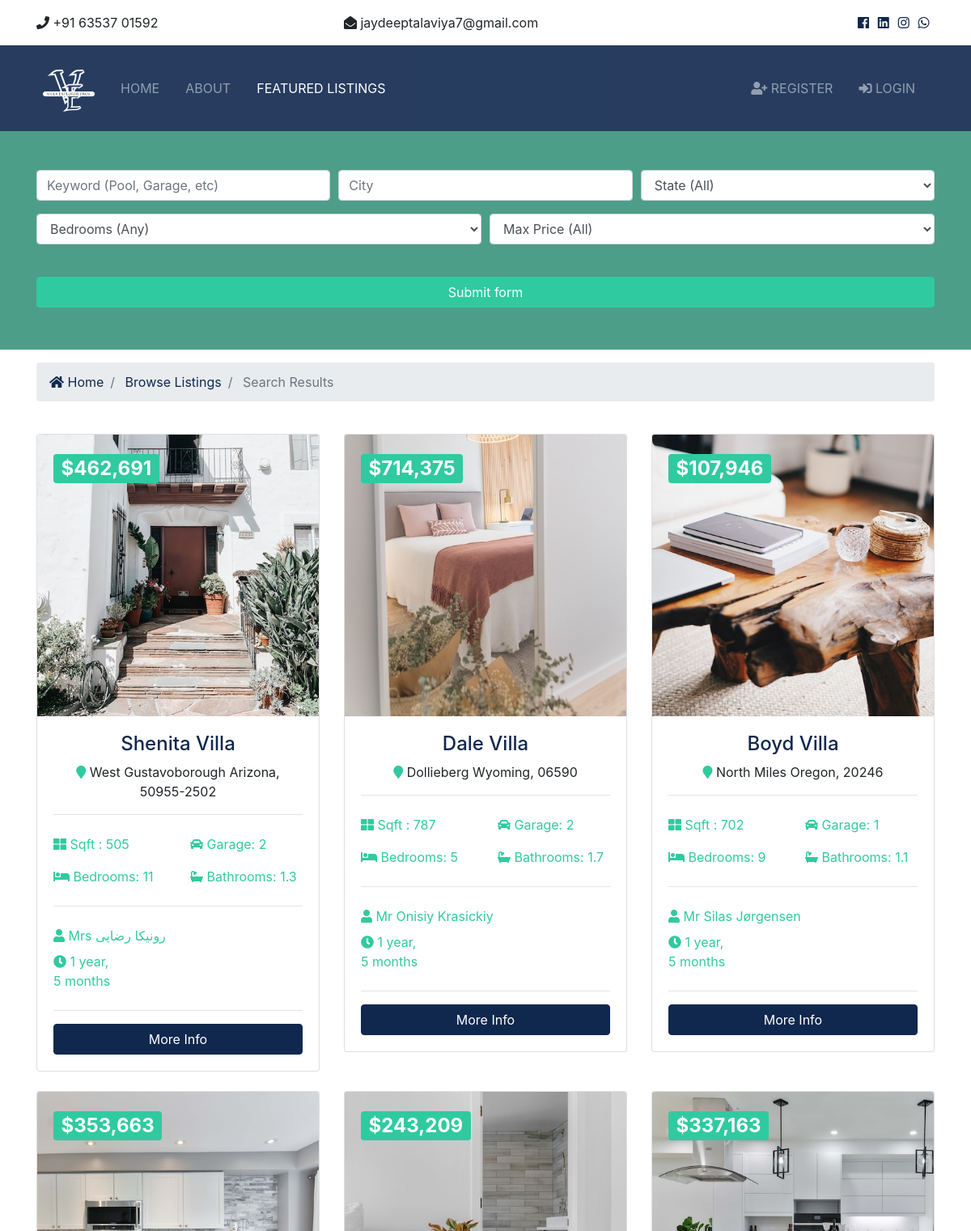
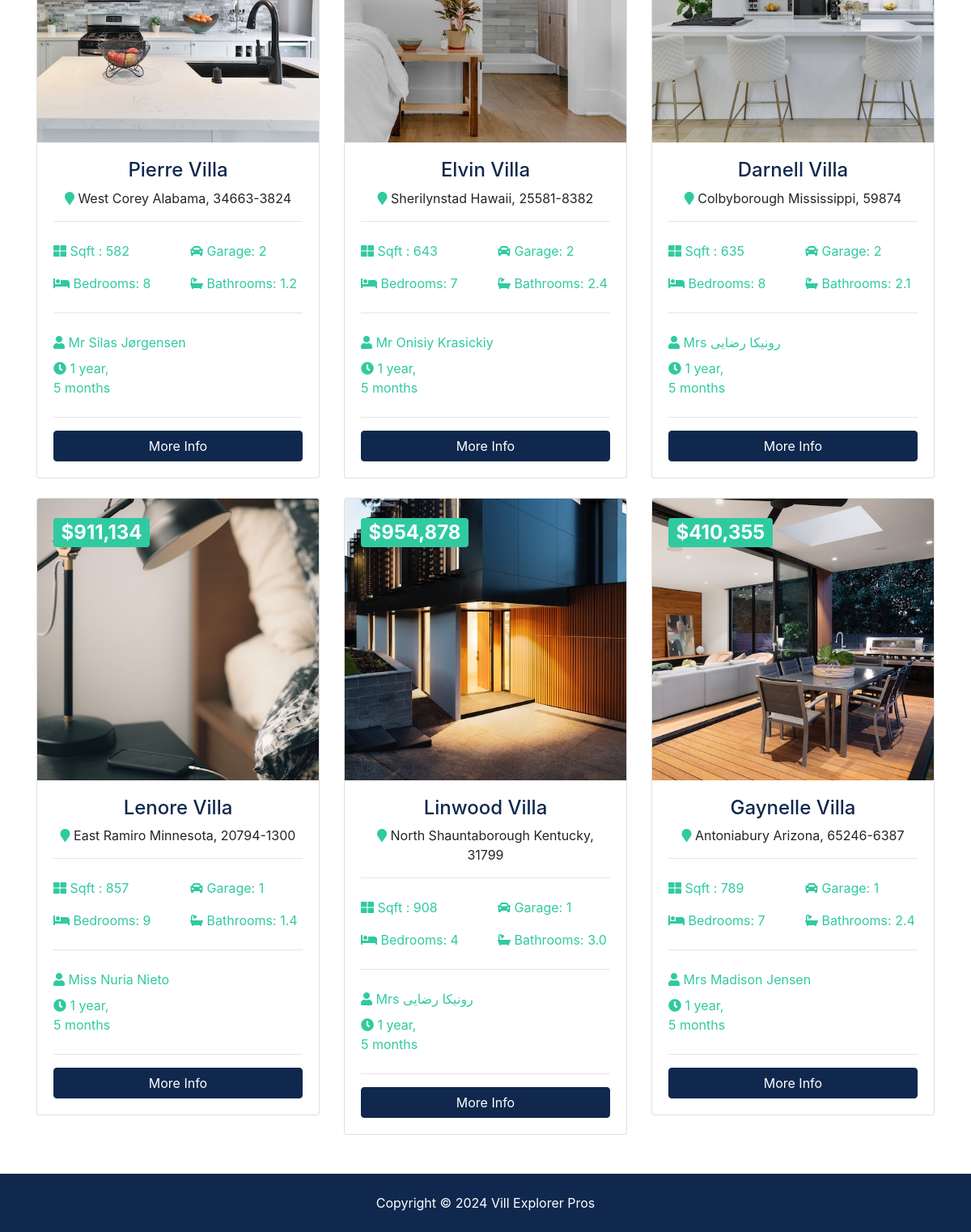
The page /listings/search on the database its author committed (2 pictures, top to bottom).
### listings/models.py (models this page shows, shortened)
class Listing(models.Model):
    objects = None
    realtor = models.ForeignKey(Realtor, on_delete=models.DO_NOTHING)
    title = models.CharField(max_length=200)
    address = models.CharField(max_length=200)
    city = models.CharField(max_length=100)
    state = models.CharField(max_length=100)
    zipcode = models.CharField(max_length=20)
    descreption = models.TextField(blank=True)
    price = models.IntegerField()
    bedrooms = models.IntegerField()
    bathrooms = models.DecimalField(max_digits=2, decimal_places=1)
    garage = models.IntegerField(default=0)
    sqft = models.IntegerField()
    lot_size = models.DecimalField(max_digits=5, decimal_places=1)
    photo_main = models.ImageField(upload_to='photos/%Y/%m/%d/')
    photo_1 = models.ImageField(upload_to='photos/%Y/%m/%d/', blank=True)
    photo_2 = models.ImageField(upload_to='photos/%Y/%m/%d/', blank=True)
    photo_3 = models.ImageField(upload_to='photos/%Y/%m/%d/', blank=True)
    photo_4 = models.ImageField(upload_to='photos/%Y/%m/%d/', blank=True)
    photo_5 = models.ImageField(upload_to='photos/%Y/%m/%d/', blank=True)
    photo_6 = models.ImageField(upload_to='photos/%Y/%m/%d/', blank=True)
    is_published = models.BooleanField(default=True)
    list_date = models.DateTimeField(default=datetime.now, blank=True)

### realtors/models.py (models this page shows)
class Realtor(models.Model):
    name = models.CharField(max_length=200)
    photo = models.ImageField(upload_to='photos/&Y/%m/%d/')
    description = models.TextField(blank=True)
    phone = models.CharField(max_length=20)
    email = models.CharField(max_length=50)
    is_mvp = models.BooleanField(default=False)
    hire_date = models.DateTimeField(default=datetime.now, blank=True)
    def __str__(self):
        return self.name

### listings/views.py (the view)
# urls.py: path('search', views.search, name='search')
def search(request):
    queryset_list = Listing.objects.order_by('-list_date')
    if 'keywords' in request.GET:
        keywords = request.GET['keywords']
        if keywords:
            queryset_list = queryset_list.filter(descreption__icontains=keywords)
    if 'city' in request.GET:
        city = request.GET['city']
        if city:
            queryset_list = queryset_list.filter(city__iexact=city)
    if 'state' in request.GET:
        state = request.GET['state']
        if state:
            queryset_list = queryset_list.filter(state__iexact=state)
    if 'bedrooms' in request.GET:
        bedrooms = request.GET['bedrooms']
        if bedrooms:
            queryset_list = queryset_list.filter(bedrooms__lte=bedrooms)
    if 'price' in request.GET:
        price = request.GET['price']
        if price:
            queryset_list = queryset_list.filter(price__lte=price)
    context = {
        'state_choices': state_choices,
        'bedroom_choices': bedroom_choices,
        'price_choices': price_choices,
        'listings': queryset_list,
        'values': request.GET
    }
    return render(request, 'listings/search.html', context)

### templates/listings/search.html (shortened to what this page needs)
{%extends 'base.html'%}
{%load humanize%}
{%block content%}
<!DOCTYPE html>
<html lang="en">
<head>
</head>
<body>
<section id="showcase-inner" class="showcase-search text-white py-5">
    <div class="container">
      <div class="row text-center">
        <div class="col-md-12">
          <form action="{%url 'search'%}">
            <div class="form-row">
              <div class="col-md-4 mb-3">
                <input type="text" name="keywords" class="form-control" placeholder="Keyword (Pool, Garage, etc)"
                       value="{{values.keywords}}">
              </div>
              <div class="col-md-4 mb-3">
                <input type="text" name="city" class="form-control" placeholder="City"
                value="{{values.city}}">
              </div>
              <div class="col-md-4 mb-3">
                <select name="state" class="form-control">
                  <option selected="true" >State (All)</option>
                </select>
              </div>
            </div>
            <div class="form-row">
              <div class="col-md-6 mb-3">
                <select name="bedrooms" class="form-control">
                  <option selected="true" disabled="disabled">Bedrooms (Any)</option>
                </select>
              </div>
              <div class="col-md-6 mb-3">
                <select name="price" class="form-control">
                  <option selected="True" disabled="disabled">Max Price (All)</option>
                </select>
              </div>
            </div>
            <button class="btn btn-secondary btn-block mt-4" type="submit">Submit form</button>
          </form>
        </div>
      </div>
    </div>
  </section>
  <section id="bc" class="mt-3">
    <div class="container">
      <nav aria-label="breadcrumb">
        <ol class="breadcrumb">
          <li class="breadcrumb-item">
            <a href="{% url 'index' %}">
              <i class="fas fa-home"></i> Home</a>
          </li>
          <li class="breadcrumb-item">
            <a href="{%url 'listings'%}">Browse Listings</a>
          </li>
          <li class="breadcrumb-item active"> Search Results</li>
        </ol>
      </nav>
    </div>
  </section>
  <section id="listings" class="py-4">
    <div class="container">
      <div class="row">
        {%if listings%}
          {%for listing in listings%}
            <div class="col-md-6 col-lg-4 mb-4">
          <div class="card listing-preview">
            <img class="card-img-top" src="{{listing.photo_main.url}}" alt="">
            <div class="card-img-overlay">
              <h2>
                <span class="badge badge-secondary text-white">${{listing.price | intcomma}}</span>
              </h2>
            </div>
            <div class="card-body">
              <div class="listing-heading text-center">
                <h4 class="text-primary">{{listing.title}}</h4>
                <p>
                  <i class="fas fa-map-marker text-secondary"></i> {{listing.city}} {{listing.state}}, {{listing.zipcode}}</p>
              </div>
              <hr>
              <div class="row py-2 text-secondary">
                <div class="col-6">
                  <i class="fas fa-th-large"></i> Sqft : {{listing.sqft}}</div>
                <div class="col-6">
                  <i class="fas fa-car"></i> Garage: {{listing.garage}}</div>
              </div>
              <div class="row py-2 text-secondary">
                <div class="col-6">
                  <i class="fas fa-bed"></i> Bedrooms: {{listing.bedrooms}}</div>
                <div class="col-6">
                  <i class="fas fa-bath"></i> Bathrooms: {{listing.bathrooms}}</div>
              </div>
              <hr>
              <div class="row py-2 text-secondary">
                <div class="col-12">
                  <i class="fas fa-user"></i> {{listing.realtor}}</div>
              </div>
              <div class="row text-secondary pb-2">
                <div class="col-6">
                  <i class="fas fa-clock"></i> {{listing.list_date | timesince}}</div>
              </div>
              <hr>
              <a href="{%url 'listing' listing.id%}" class="btn btn-primary btn-block">More Info</a>
            </div>
          </div>
        </div>
          {% endfor %}
        {%else%}
          <div class="col-md-12">
            <p>No Listings Available</p>
          </div>
        {%endif%}
      </div>
    </div>
  </section>
</body>
</html>
{%endblock%}

### static/css/all.css (style rules this page uses)
.fa, .fas, .far, .fal, .fab { -moz-osx-font-smoothing: grayscale; -webkit-font-smoothing: antialiased; display: inline-block; font-style: normal; font-variant: normal; text-rendering: auto; line-height: 1; }
.fa-bath:before { content: "\f2cd"; }
.fa-bed:before { content: "\f236"; }
.fa-car:before { content: "\f1b9"; }
.fa-clock:before { content: "\f017"; }
.fa-home:before { content: "\f015"; }
.fa-map-marker:before { content: "\f041"; }
.fa-th-large:before { content: "\f009"; }
.fa-user:before { content: "\f007"; }
.fa, .fas { font-family: 'Font Awesome 5 Free'; font-weight: 900; }

### static/css/style.css (style rules this page uses)
.btn-secondary { color: #fff !important; }
img { width: 100%; }
#showcase-inner { background: url(../img/building.jpg) no-repeat top center fixed/cover; position: relative; overflow: hidden; min-height: 200px; }
#showcase-inner::before { content: ''; position: absolute; top: 0; left: 0; min-height: 100%; width: 100%; background: rgba(32, 134, 107, 0.8); }
#showcase-inner.showcase-search { min-height: 270px; }
.listing-preview a { position: relative; }

### rows shown on the page
Listing: photo_main (picture), price "462,691", title "Shenita Villa", city "West Gustavoborough", state "Arizona", zipcode "50955-2502", sqft "505", garage "2", bedrooms "11", bathrooms "1.3", realtor "Mrs رونیکا رضایی", list_date "1 year, 5 months"
Listing: photo_main (picture), price "714,375", title "Dale Villa", city "Dollieberg", state "Wyoming", zipcode "06590", sqft "787", garage "2", bedrooms "5", bathrooms "1.7", realtor "Mr Onisiy Krasickiy", list_date "1 year, 5 months"
Listing: photo_main (picture), price "107,946", title "Boyd Villa", city "North Miles", state "Oregon", zipcode "20246", sqft "702", garage "1", bedrooms "9", bathrooms "1.1", realtor "Mr Silas Jørgensen", list_date "1 year, 5 months"
Listing: photo_main (picture), price "353,663", title "Pierre Villa", city "West Corey", state "Alabama", zipcode "34663-3824", sqft "582", garage "2", bedrooms "8", bathrooms "1.2", realtor "Mr Silas Jørgensen", list_date "1 year, 5 months"
Listing: photo_main (picture), price "243,209", title "Elvin Villa", city "Sherilynstad", state "Hawaii", zipcode "25581-8382", sqft "643", garage "2", bedrooms "7", bathrooms "2.4", realtor "Mr Onisiy Krasickiy", list_date "1 year, 5 months"
Listing: photo_main (picture), price "337,163", title "Darnell Villa", city "Colbyborough", state "Mississippi", zipcode "59874", sqft "635", garage "2", bedrooms "8", bathrooms "2.1", realtor "Mrs رونیکا رضایی", list_date "1 year, 5 months"
Listing: photo_main (picture), price "911,134", title "Lenore Villa", city "East Ramiro", state "Minnesota", zipcode "20794-1300", sqft "857", garage "1", bedrooms "9", bathrooms "1.4", realtor "Miss Nuria Nieto", list_date "1 year, 5 months"
Listing: photo_main (picture), price "954,878", title "Linwood Villa", city "North Shauntaborough", state "Kentucky", zipcode "31799", sqft "908", garage "1", bedrooms "4", bathrooms "3.0", realtor "Mrs رونیکا رضایی", list_date "1 year, 5 months"
Listing: photo_main (picture), price "410,355", title "Gaynelle Villa", city "Antoniabury", state "Arizona", zipcode "65246-6387", sqft "789", garage "1", bedrooms "7", bathrooms "2.4", realtor "Mrs Madison Jensen", list_date "1 year, 5 months"
